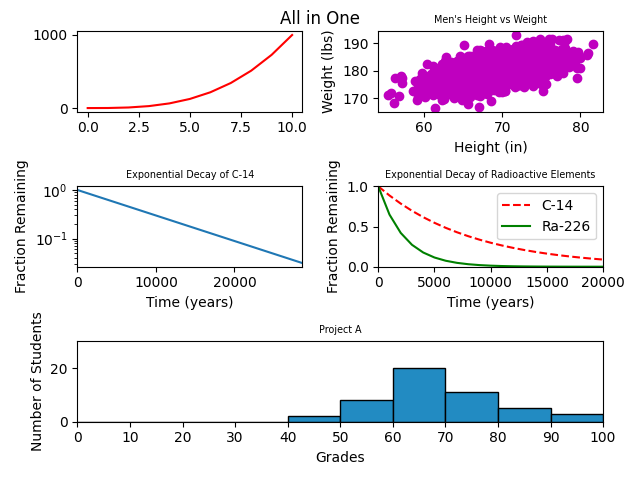

Here is the Python script that generated this plot:
#!/usr/bin/env python3
import numpy as np
import matplotlib

matplotlib.use('Agg')

import matplotlib.pyplot as plt

y0 = np.arange(0, 11) ** 3

mean = [69, 0]
cov = [[15, 8], [8, 15]]
np.random.seed(5)
x1, y1 = np.random.multivariate_normal(mean, cov, 2000).T
y1 += 180

x2 = np.arange(0, 28651, 5730)
r2 = np.log(0.5)
t2 = 5730
y2 = np.exp((r2 / t2) * x2)

x3 = np.arange(0, 21000, 1000)
r3 = np.log(0.5)
t31 = 5730
t32 = 1600
y31 = np.exp((r3 / t31) * x3)
y32 = np.exp((r3 / t32) * x3)

np.random.seed(5)
student_grades = np.random.normal(68, 15, 50)

""" configure the subplots, rows and columns """
plt0 = plt.subplot2grid((3, 2), (0, 0), rowspan=1)
plt1 = plt.subplot2grid((3, 2), (0, 1), rowspan=1)
plt2 = plt.subplot2grid((3, 2), (1, 0), rowspan=1)
plt3 = plt.subplot2grid((3, 2), (1, 1), rowspan=1)
plt4 = plt.subplot2grid((3, 2), (2, 0), colspan=2)

""" global settings """
plt.rcParams.update({'axes.titlesize': 'x-small'})
plt.rcParams.update({'axes.labelsize': 'x-small'})

""" 0 """
plt.title('All in One')
plt0.plot(np.arange(0, 11), y0, 'r-')

""" 1 """
plt1.scatter(x1, y1, color='m')
plt1.set_title('Scatter Plot')
plt1.set_xlabel('Height (in)')
plt1.set_ylabel('Weight (lbs)')
plt1.set_title("Men's Height vs Weight")

""" 2 """
plt2.plot(x2, y2)
plt2.set_xlabel('Time (years)')
plt2.set_ylabel('Fraction Remaining')
plt2.set_title('Exponential Decay of C-14')
plt2.set_yscale('log')
plt2.set_xlim(0, 28650)

""" 3 """
plt3.plot(x3, y31, 'r--')
plt3.plot(x3, y32, 'g-')
plt3.set_xlabel('Time (years)')
plt3.set_ylabel('Fraction Remaining')
plt3.set_title('Exponential Decay of Radioactive Elements')
plt3.set_xlim(0, 20000)
plt3.set_ylim(0, 1)
plt3.legend(['C-14', 'Ra-226'])

""" 4 """
plt4.set_xlabel('Grades')
plt4.set_ylabel('Number of Students')
plt4.set_title('Project A')
plt4.set_xlim(0, 100)
plt4.set_ylim(0, 30)
plt4.locator_params('x', nbins=10)
plt4.hist(student_grades, bins=10, color='#228BC2',
          edgecolor='k', range=(0, 100))

""" pack and display plots """

plt.tight_layout()
plt.suptitle('All in One')
plt.show()
plt.savefig('5-all_in_one.png')

# #!/usr/bin/env python3
# import numpy as np
# import matplotlib

# matplotlib.use('Agg')

# import matplotlib.pyplot as plt

# mean = [69, 0]
# cov = [[15, 8], [8, 15]]
# np.random.seed(5)
# x, y = np.random.multivariate_normal(mean, cov, 2000).T
# y += 180

# plt.scatter(x, y, color='m')
# plt.xlabel('Height (in)')
# plt.ylabel('Weight (lbs)')
# plt.title("Men's Height vs Weight")
# plt.show()
# plt.savefig('1-scatter.png')